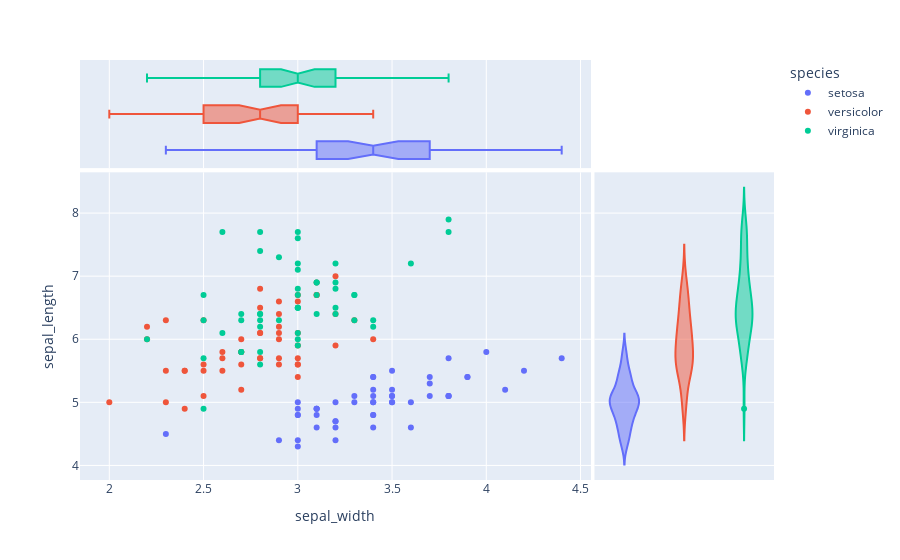

Here is the notebook cell this chart was saved with:
### Code cell
px.scatter(data, x="sepal_width", y="sepal_length", color="species",
           marginal_y = 'violin',marginal_x="box")

### Figure 1 — Plotly figure (JSON) as saved in the notebook; plotly's stock layout.template omitted (floating-point values rounded to 4 significant figures)
{"data": [{"hovertemplate": "species=setosa<br>sepal_width=%{x}<br>sepal_length=%{y}<extra></extra>", "legendgroup": "setosa", "marker": {"color": "#636efa", "symbol": "circle"}, "mode": "markers", "name": "setosa", "orientation": "v", "showlegend": true, "type": "scatter", "x": [3.5, 3, 3.2, 3.1, 3.6, 3.9, 3.4, 3.4, 2.9, 3.1, 3.7, 3.4, 3, 3, 4, 4.4, 3.9, 3.5, 3.8, 3.8, 3.4, 3.7, 3.6, 3.3, 3.4, 3, 3.4, 3.5, 3.4, 3.2, 3.1, 3.4, 4.1, 4.2, 3.1, 3.2, 3.5, 3.1, 3, 3.4, 3.5, 2.3, 3.2, 3.5, 3.8, 3, 3.8, 3.2, 3.7, 3.3], "xaxis": "x", "y": [5.1, 4.9, 4.7, 4.6, 5, 5.4, 4.6, 5, 4.4, 4.9, 5.4, 4.8, 4.8, 4.3, 5.8, 5.7, 5.4, 5.1, 5.7, 5.1, 5.4, 5.1, 4.6, 5.1, 4.8, 5, 5, 5.2, 5.2, 4.7, 4.8, 5.4, 5.2, 5.5, 4.9, 5, 5.5, 4.9, 4.4, 5.1, 5, 4.5, 4.4, 5, 5.1, 4.8, 5.1, 4.6, 5.3, 5], "yaxis": "y"}, {"alignmentgroup": "True", "hovertemplate": "species=setosa<br>sepal_width=%{x}<extra></extra>", "legendgroup": "setosa", "marker": {"color": "#636efa", "symbol": "circle"}, "name": "setosa", "notched": true, "offsetgroup": "setosa", "showlegend": false, "type": "box", "x": [3.5, 3, 3.2, 3.1, 3.6, 3.9, 3.4, 3.4, 2.9, 3.1, 3.7, 3.4, 3, 3, 4, 4.4, 3.9, 3.5, 3.8, 3.8, 3.4, 3.7, 3.6, 3.3, 3.4, 3, 3.4, 3.5, 3.4, 3.2, 3.1, 3.4, 4.1, 4.2, 3.1, 3.2, 3.5, 3.1, 3, 3.4, 3.5, 2.3, 3.2, 3.5, 3.8, 3, 3.8, 3.2, 3.7, 3.3], "xaxis": "x3", "yaxis": "y3"}, {"alignmentgroup": "True", "hovertemplate": "species=setosa<br>sepal_length=%{y}<extra></extra>", "legendgroup": "setosa", "marker": {"color": "#636efa", "symbol": "circle"}, "name": "setosa", "offsetgroup": "setosa", "scalegroup": "y", "showlegend": false, "type": "violin", "xaxis": "x2", "y": [5.1, 4.9, 4.7, 4.6, 5, 5.4, 4.6, 5, 4.4, 4.9, 5.4, 4.8, 4.8, 4.3, 5.8, 5.7, 5.4, 5.1, 5.7, 5.1, 5.4, 5.1, 4.6, 5.1, 4.8, 5, 5, 5.2, 5.2, 4.7, 4.8, 5.4, 5.2, 5.5, 4.9, 5, 5.5, 4.9, 4.4, 5.1, 5, 4.5, 4.4, 5, 5.1, 4.8, 5.1, 4.6, 5.3, 5], "yaxis": "y2"}, {"hovertemplate": "species=versicolor<br>sepal_width=%{x}<br>sepal_length=%{y}<extra></extra>", "legendgroup": "versicolor", "marker": {"color": "#EF553B", "symbol": "circle"}, "mode": "markers", "name": "versicolor", "orientation": "v", "showlegend": true, "type": "scatter", "x": [3.2, 3.2, 3.1, 2.3, 2.8, 2.8, 3.3, 2.4, 2.9, 2.7, 2, 3, 2.2, 2.9, 2.9, 3.1, 3, 2.7, 2.2, 2.5, 3.2, 2.8, 2.5, 2.8, 2.9, 3, 2.8, 3, 2.9, 2.6, 2.4, 2.4, 2.7, 2.7, 3, 3.4, 3.1, 2.3, 3, 2.5, 2.6, 3, 2.6, 2.3, 2.7, 3, 2.9, 2.9, 2.5, 2.8], "xaxis": "x", "y": [7, 6.4, 6.9, 5.5, 6.5, 5.7, 6.3, 4.9, 6.6, 5.2, 5, 5.9, 6, 6.1, 5.6, 6.7, 5.6, 5.8, 6.2, 5.6, 5.9, 6.1, 6.3, 6.1, 6.4, 6.6, 6.8, 6.7, 6, 5.7, 5.5, 5.5, 5.8, 6, 5.4, 6, 6.7, 6.3, 5.6, 5.5, 5.5, 6.1, 5.8, 5, 5.6, 5.7, 5.7, 6.2, 5.1, 5.7], "yaxis": "y"}, {"alignmentgroup": "True", "hovertemplate": "species=versicolor<br>sepal_width=%{x}<extra></extra>", "legendgroup": "versicolor", "marker": {"color": "#EF553B", "symbol": "circle"}, "name": "versicolor", "notched": true, "offsetgroup": "versicolor", "showlegend": false, "type": "box", "x": [3.2, 3.2, 3.1, 2.3, 2.8, 2.8, 3.3, 2.4, 2.9, 2.7, 2, 3, 2.2, 2.9, 2.9, 3.1, 3, 2.7, 2.2, 2.5, 3.2, 2.8, 2.5, 2.8, 2.9, 3, 2.8, 3, 2.9, 2.6, 2.4, 2.4, 2.7, 2.7, 3, 3.4, 3.1, 2.3, 3, 2.5, 2.6, 3, 2.6, 2.3, 2.7, 3, 2.9, 2.9, 2.5, 2.8], "xaxis": "x3", "yaxis": "y3"}, {"alignmentgroup": "True", "hovertemplate": "species=versicolor<br>sepal_length=%{y}<extra></extra>", "legendgroup": "versicolor", "marker": {"color": "#EF553B", "symbol": "circle"}, "name": "versicolor", "offsetgroup": "versicolor", "scalegroup": "y", "showlegend": false, "type": "violin", "xaxis": "x2", "y": [7, 6.4, 6.9, 5.5, 6.5, 5.7, 6.3, 4.9, 6.6, 5.2, 5, 5.9, 6, 6.1, 5.6, 6.7, 5.6, 5.8, 6.2, 5.6, 5.9, 6.1, 6.3, 6.1, 6.4, 6.6, 6.8, 6.7, 6, 5.7, 5.5, 5.5, 5.8, 6, 5.4, 6, 6.7, 6.3, 5.6, 5.5, 5.5, 6.1, 5.8, 5, 5.6, 5.7, 5.7, 6.2, 5.1, 5.7], "yaxis": "y2"}, {"hovertemplate": "species=virginica<br>sepal_width=%{x}<br>sepal_length=%{y}<extra></extra>", "legendgroup": "virginica", "marker": {"color": "#00cc96", "symbol": "circle"}, "mode": "markers", "name": "virginica", "orientation": "v", "showlegend": true, "type": "scatter", "x": [3.3, 2.7, 3, 2.9, 3, 3, 2.5, 2.9, 2.5, 3.6, 3.2, 2.7, 3, 2.5, 2.8, 3.2, 3, 3.8, 2.6, 2.2, 3.2, 2.8, 2.8, 2.7, 3.3, 3.2, 2.8, 3, 2.8, 3, 2.8, 3.8, 2.8, 2.8, 2.6, 3, 3.4, 3.1, 3, 3.1, 3.1, 3.1, 2.7, 3.2, 3.3, 3, 2.5, 3, 3.4, 3], "xaxis": "x", "y": [6.3, 5.8, 7.1, 6.3, 6.5, 7.6, 4.9, 7.3, 6.7, 7.2, 6.5, 6.4, 6.8, 5.7, 5.8, 6.4, 6.5, 7.7, 7.7, 6, 6.9, 5.6, 7.7, 6.3, 6.7, 7.2, 6.2, 6.1, 6.4, 7.2, 7.4, 7.9, 6.4, 6.3, 6.1, 7.7, 6.3, 6.4, 6, 6.9, 6.7, 6.9, 5.8, 6.8, 6.7, 6.7, 6.3, 6.5, 6.2, 5.9], "yaxis": "y"}, {"alignmentgroup": "True", "hovertemplate": "species=virginica<br>sepal_width=%{x}<extra></extra>", "legendgroup": "virginica", "marker": {"color": "#00cc96", "symbol": "circle"}, "name": "virginica", "notched": true, "offsetgroup": "virginica", "showlegend": false, "type": "box", "x": [3.3, 2.7, 3, 2.9, 3, 3, 2.5, 2.9, 2.5, 3.6, 3.2, 2.7, 3, 2.5, 2.8, 3.2, 3, 3.8, 2.6, 2.2, 3.2, 2.8, 2.8, 2.7, 3.3, 3.2, 2.8, 3, 2.8, 3, 2.8, 3.8, 2.8, 2.8, 2.6, 3, 3.4, 3.1, 3, 3.1, 3.1, 3.1, 2.7, 3.2, 3.3, 3, 2.5, 3, 3.4, 3], "xaxis": "x3", "yaxis": "y3"}, {"alignmentgroup": "True", "hovertemplate": "species=virginica<br>sepal_length=%{y}<extra></extra>", "legendgroup": "virginica", "marker": {"color": "#00cc96", "symbol": "circle"}, "name": "virginica", "offsetgroup": "virginica", "scalegroup": "y", "showlegend": false, "type": "violin", "xaxis": "x2", "y": [6.3, 5.8, 7.1, 6.3, 6.5, 7.6, 4.9, 7.3, 6.7, 7.2, 6.5, 6.4, 6.8, 5.7, 5.8, 6.4, 6.5, 7.7, 7.7, 6, 6.9, 5.6, 7.7, 6.3, 6.7, 7.2, 6.2, 6.1, 6.4, 7.2, 7.4, 7.9, 6.4, 6.3, 6.1, 7.7, 6.3, 6.4, 6, 6.9, 6.7, 6.9, 5.8, 6.8, 6.7, 6.7, 6.3, 6.5, 6.2, 5.9], "yaxis": "y2"}], "layout": {"legend": {"title": {"text": "species"}, "tracegroupgap": 0}, "margin": {"t": 60}, "xaxis": {"anchor": "y", "domain": [0, 0.7363], "title": {"text": "sepal_width"}}, "xaxis2": {"anchor": "y2", "domain": [0.7413, 1], "matches": "x2", "showgrid": false, "showline": false, "showticklabels": false, "ticks": ""}, "xaxis3": {"anchor": "y3", "domain": [0, 0.7363], "matches": "x", "showgrid": true, "showticklabels": false}, "xaxis4": {"anchor": "y4", "domain": [0.7413, 1], "matches": "x2", "showgrid": false, "showline": false, "showticklabels": false, "ticks": ""}, "yaxis": {"anchor": "x", "domain": [0, 0.7326], "title": {"text": "sepal_length"}}, "yaxis2": {"anchor": "x2", "domain": [0, 0.7326], "matches": "y", "showgrid": true, "showticklabels": false}, "yaxis3": {"anchor": "x3", "domain": [0.7426, 1], "matches": "y3", "showgrid": false, "showline": false, "showticklabels": false, "ticks": ""}, "yaxis4": {"anchor": "x4", "domain": [0.7426, 1], "matches": "y3", "showgrid": true, "showline": false, "showticklabels": false, "ticks": ""}}}
